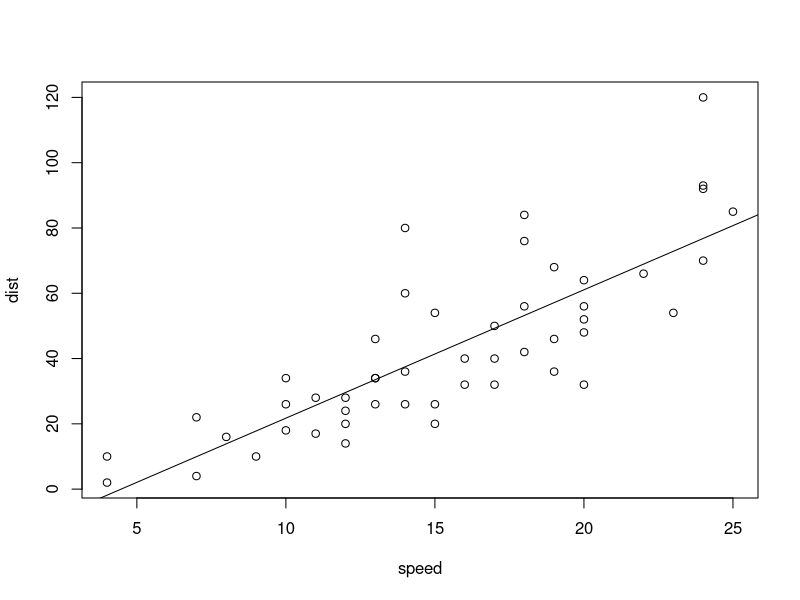
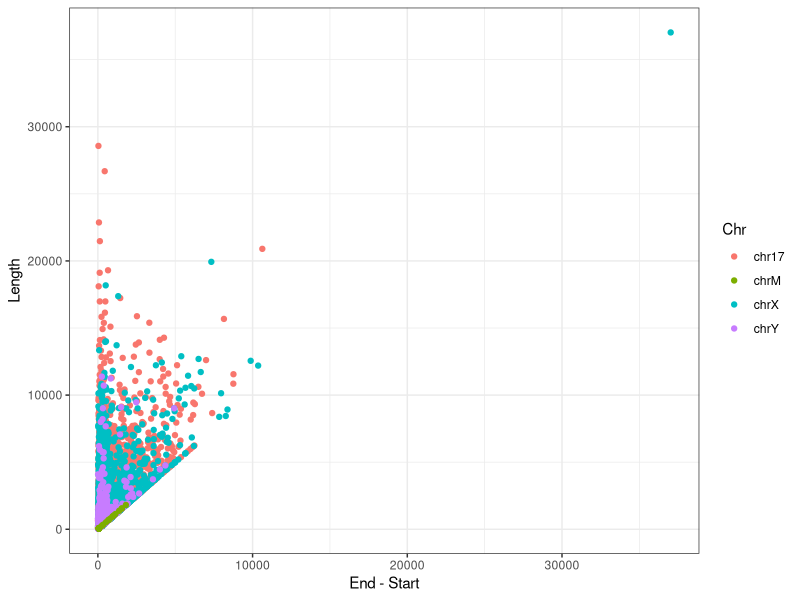

The R script that drew these images, in order: (Note: this script raises an error after producing the figures.)
## ---- chunk 1
knitr::opts_chunk$set(echo = TRUE)
## ---- chunk 2
fit = lm(dist ~ speed, data = cars)
b   = coef(fit)
plot(cars)
abline(fit)
## ---- chunk 3
##```{r, message=F}
##```{r, message=F, echo=F}
##```{r, message=F, echo=F, fig.show="hide"}print("You will not see the figure")
library(tidyverse)
library(ggplot2)
## Data Import
gene_loc <- read.table("gene_loc2.txt", 
                  header = T)
### Insert lines 35 to 38 from file Part2.R in here ##
scatter <- ggplot(gene_loc, aes(x = End-Start, y = Length, group=Chr, color=Chr)) +
  geom_point() +
  theme_bw()
scatter

## ---- chunk 4
knitr::include_graphics("./rladies_figure.png")
## ---- chunk 5
##{r, fig.height = 2, fig.width = 4, fig.align = "center"}
##{r, fig.width = 4, fig.asp = 0.5}
##{r, out.width = "90%}

library(tidyverse)
library(ggplot2)
## Data Import
#setwd("~/Desktop/R ladies/R_ladies_Markdown/")
gene_loc <- read.table("gene_loc2.txt", 
                  header = T)
### Insert lines 35 to 38 from file Part2.R in here ##
scatter <- ggplot(gene_loc, aes(x = End-Start, y = Length, group=Chr, color=Chr)) +
  geom_point() +
  theme_bw()
scatter
## ---- chunk 6
knitr::include_graphics("./rladies_figure.png")
## ---- chunk 7
knitr::include_graphics("./rladies_figure.png")
## ---- chunk 8
knitr::include_graphics("./rladies_figure.png")
